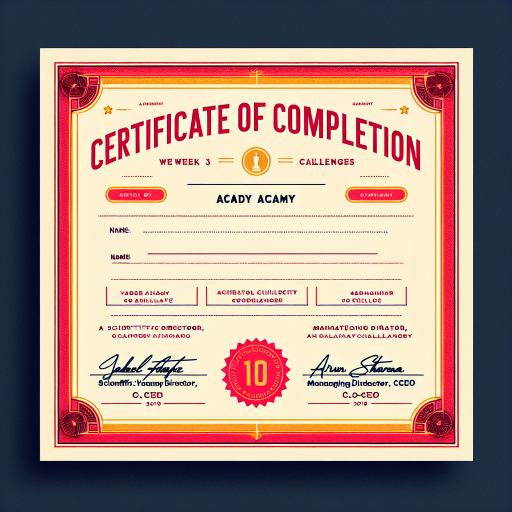
#> input picture assets/base_image/certificate.png, 1024 x 1024 px, found by its file name (shown at 1/2 size)
$ python create_certificate.py
#> lines starting #> are read from the running program, lines starting #| are printed output that depends on the picture
import cv2

users = [
    {"name": "Misganaw Berihun", "email": "msganawberihun10@gmail.com", "date": "January 12, 2024"},
    {"name": "Mubarek Hussen", "email": "mubahussen2014@gmail.com", "date": "January 12, 2024"},
]


def create_certificate(full_name, date):
#> called with full_name = 'Misganaw Berihun', date = 'January 12, 2024'
    certificate_background = cv2.imread("./assets/base_image/certificate.png")
#> certificate_background is the input picture: shape (1024, 1024, 3); mean B, G, R 133.3, 141.7, 169.7
    logo_path = "./assets/images/10x_logo.jpg"
    logo = cv2.imread(logo_path)

    text_size = cv2.getTextSize(full_name, cv2.FONT_HERSHEY_SIMPLEX, 1.5, 2)[0]
    text_x = (certificate_background.shape[1] - text_size[0]) // 2
#> text_x = 301
    text_y = (certificate_background.shape[0] + text_size[1]) // 2 - 70
#> text_y = 458
    cv2.putText(
        certificate_background,
        full_name,
        (text_x, text_y),
        cv2.FONT_HERSHEY_SIMPLEX,
        1.5,
        (0, 0, 0),
        2,
    )

    text_size = cv2.getTextSize(date, cv2.FONT_HERSHEY_SIMPLEX, 1, 2)[0]
    text_x = (certificate_background.shape[1] - text_size[0]) // 2
#> text_x = 369
    text_y = (certificate_background.shape[0] + text_size[1]) // 2 - 10
#> text_y = 513
    cv2.putText(
        certificate_background,
        date,
        (text_x, text_y),
        cv2.FONT_HERSHEY_SIMPLEX,
        1,
        (0, 0, 0),
        2,
    )
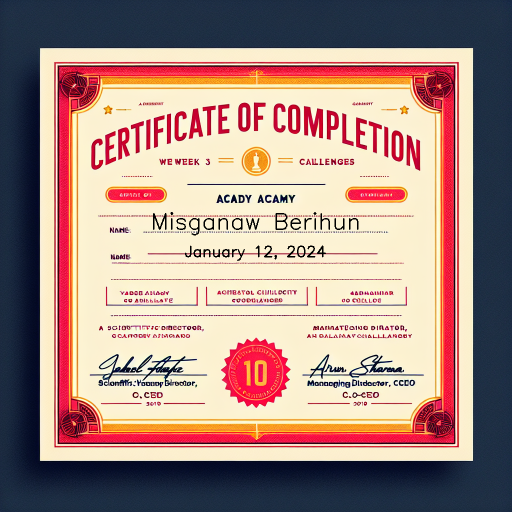
#> certificate_background: shape (1024, 1024, 3) (shown at 1/2 size); mean B, G, R 132.4, 140.6, 168.5

#> (the run stopped early here; a loop or call above may not have finished)
